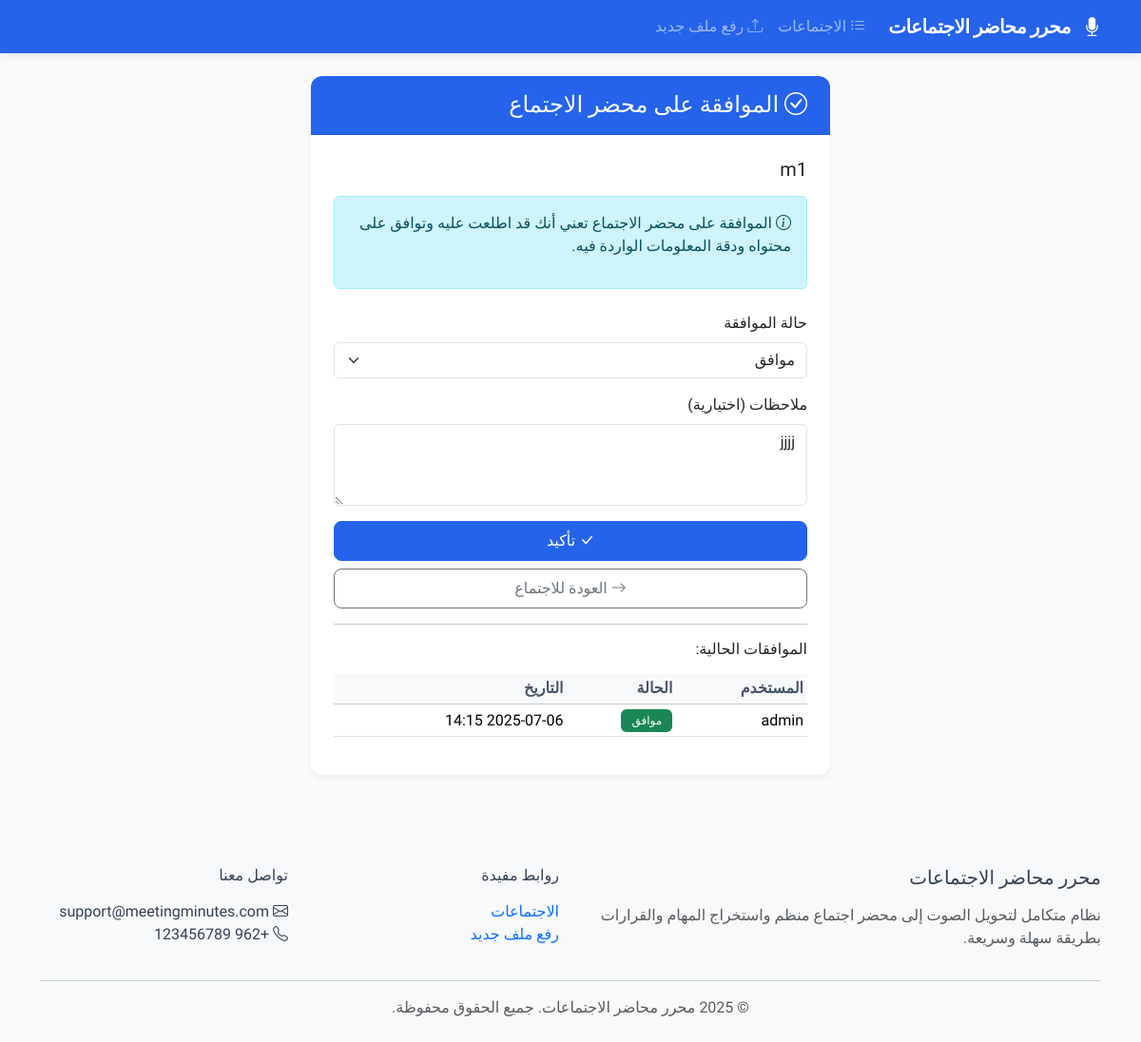
Screenshot of /7/approve/ (signed in) with the database file from the repository.
### meetings/models.py (models this page shows, shortened)
class Meeting(models.Model):
    title = models.CharField(max_length=200, verbose_name="عنوان الاجتماع")
    audio_file = models.FileField(upload_to='audio/', verbose_name="الملف الصوتي")
    transcript = models.TextField(blank=True, null=True, verbose_name="النص المحول")
    summary = models.TextField(blank=True, null=True, verbose_name="التلخيص")
    minutes = models.TextField(blank=True, null=True, verbose_name="محضر الاجتماع")
    created_by = models.ForeignKey(User, on_delete=models.CASCADE, related_name='meetings',
                                   verbose_name="تم إنشاؤه بواسطة", null=True)
    is_public = models.BooleanField(default=False, verbose_name="متاح للجميع")
    status = models.CharField(max_length=20, choices=[
        ('draft', 'مسودة'),
        ('pending', 'قيد الموافقة'),
        ('approved', 'تمت الموافقة')
    ], default='draft', verbose_name="حالة المحضر")
    created_at = models.DateTimeField(auto_now_add=True)
    updated_at = models.DateTimeField(auto_now=True)
    class Meta:
        verbose_name = "اجتماع"
        verbose_name_plural = "الاجتماعات"
        ordering = ['-created_at']

class MeetingApproval(models.Model):
    meeting = models.ForeignKey(Meeting, on_delete=models.CASCADE, related_name='approvals', verbose_name="الاجتماع")
    user = models.ForeignKey(User, on_delete=models.CASCADE, related_name='meeting_approvals', verbose_name="المستخدم")
    status = models.CharField(max_length=20, choices=[
        ('pending', 'قيد الانتظار'),
        ('approved', 'موافق'),
        ('rejected', 'مرفوض')
    ], default='pending', verbose_name="حالة الموافقة")
    comments = models.TextField(blank=True, null=True, verbose_name="ملاحظات")
    created_at = models.DateTimeField(auto_now_add=True)
    updated_at = models.DateTimeField(auto_now=True)
    class Meta:
        verbose_name = "موافقة"
        verbose_name_plural = "الموافقات"
        ordering = ['-updated_at']
        unique_together = ('meeting', 'user')  # كل مستخدم له موافقة واحدة فقط على الاجتماع

### meetings/views.py (the view)
# urls.py: path('<int:pk>/approve/', views.approve_meeting, name='approve_meeting'),
def approve_meeting(request, pk):
    meeting = get_object_or_404(Meeting, pk=pk)
    approval, created = MeetingApproval.objects.get_or_create(
        meeting=meeting,
        user=request.user,
        defaults={'status': 'pending'}
    )
    if request.method == 'POST':
        form = MeetingApprovalForm(request.POST, instance=approval)
        if form.is_valid():
            form.save()
            approved_count = meeting.approvals.filter(status='approved').count()
            if approved_count >= 2 and meeting.status == 'pending':
                meeting.status = 'approved'
                meeting.save()
            messages.success(request, 'تم تسجيل موافقتك بنجاح.')
            return redirect('meeting_detail', pk=meeting.pk)
    else:
        form = MeetingApprovalForm(instance=approval)
    return render(request, 'meetings/approve.html', {
        'meeting': meeting,
        'form': form,
        'approval': approval
    })

### meetings/forms.py
class MeetingApprovalForm(forms.ModelForm):
    class Meta:
        model = MeetingApproval
        fields = ['status', 'comments']
        widgets = {
            'status': forms.Select(attrs={
                'class': 'form-select'
            }),
            'comments': forms.Textarea(attrs={
                'class': 'form-control',
                'rows': 3,
                'placeholder': 'ملاحظات (اختيارية)'
            })
        }

### meetings/templates/meetings/approve.html (shortened to what this page needs)
{% extends 'base.html' %}
{% block content %}
<div class="row justify-content-center">
    <div class="col-md-8 col-lg-6">
        <div class="card">
            <div class="card-header bg-primary text-white">
                <h4 class="mb-0"><i class="bi bi-check-circle"></i> الموافقة على محضر الاجتماع</h4>
            </div>
            <div class="card-body">
                <h5 class="mb-3">{{ meeting.title }}</h5>
                <div class="alert alert-info mb-4">
                    <p><i class="bi bi-info-circle"></i> الموافقة على محضر الاجتماع تعني أنك قد اطلعت عليه وتوافق على محتواه ودقة المعلومات الواردة فيه.</p>
                </div>
                <form method="post">
                    <div class="mb-3">
                        <label for="{{ form.status.id_for_label }}" class="form-label">حالة الموافقة</label>
                        {{ form.status }}
                    </div>
                    <div class="mb-3">
                        <label for="{{ form.comments.id_for_label }}" class="form-label">ملاحظات (اختيارية)</label>
                        {{ form.comments }}
                    </div>
                    <div class="d-grid gap-2">
                        <button type="submit" class="btn btn-primary">
                            <i class="bi bi-check-lg"></i> تأكيد
                        </button>
                        <a href="{% url 'meeting_detail' meeting.pk %}" class="btn btn-outline-secondary">
                            <i class="bi bi-arrow-right"></i> العودة للاجتماع
                        </a>
                    </div>
                </form>
                {% if meeting.approvals.exists %}
                    <hr>
                    <h6 class="mb-3">الموافقات الحالية:</h6>
                    <div class="table-responsive">
                        <table class="table table-sm">
                            <thead class="table-light">
                                <tr>
                                    <th>المستخدم</th>
                                    <th>الحالة</th>
                                    <th>التاريخ</th>
                                </tr>
                            </thead>
                            <tbody>
                                {% for approval in meeting.approvals.all %}
                                <tr>
                                    <td>{{ approval.user.get_full_name|default:approval.user.username }}</td>
                                    <td>
                                        {% if approval.status == 'approved' %}
                                            <span class="badge bg-success">موافق</span>
                                        {% elif approval.status == 'rejected' %}
                                            <span class="badge bg-danger">مرفوض</span>
                                        {% else %}
                                            <span class="badge bg-warning text-dark">قيد الانتظار</span>
                                        {% endif %}
                                    </td>
                                    <td>{{ approval.updated_at|date:"Y-m-d H:i" }}</td>
                                </tr>
                                {% endfor %}
                            </tbody>
                        </table>
                    </div>
                {% endif %}
            </div>
        </div>
    </div>
</div>
{% endblock %}

### templates/base.html (style rules this page uses)
:root { --primary-color: #2563eb; --secondary-color: #475569; --accent-color: #3b82f6; --success-color: #10b981; --danger-color: #ef4444; --warning-color: #f59e0b; --info-color: #06b6d4; }
body { font-family: 'Tajawal', sans-serif; background-color: #f8fafc; color: #334155; }
.bg-primary { background-color: var(--primary-color) !important; }
.btn-primary { background-color: var(--primary-color); border-color: var(--primary-color); }
.card { border-radius: 12px; box-shadow: 0 4px 6px rgba(0, 0, 0, 0.05); border: none; margin-bottom: 1.5rem; overflow: hidden; }
.card-header { border-bottom: 1px solid rgba(0, 0, 0, 0.05); font-weight: 600; padding: 1rem 1.5rem; }
.card-body { padding: 1.5rem; }
.btn { border-radius: 8px; padding: 0.5rem 1rem; font-weight: 500; transition: all 0.2s; }
.badge { padding: 0.4rem 0.7rem; font-weight: 500; border-radius: 6px; }
.table { vertical-align: middle; }
.table th { font-weight: 600; color: var(--secondary-color); }

### rows the page displays
Meeting: title "m1"
MeetingApproval: status "موافق", comments "jjjj", user.get_full_name "admin", updated_at "2025-07-06 14:15"
